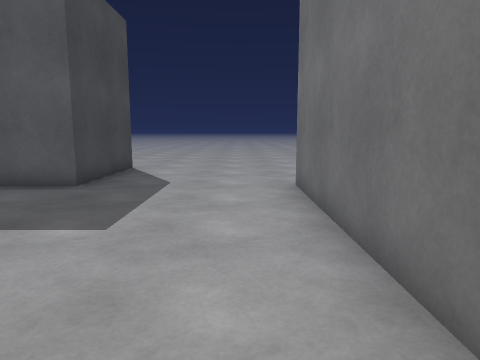
View 1 (above)

16 first-person views from a walk through a 3-D level made in the Unity game engine. The camera is 1.2 m above the floor, tilts 8° down and sees 70° across. The floor is counted in squares, 1 m on a side. Each view is taken from the middle of a square. On the plan, view 1 faces up. The plan holds only what a view shows up to about 14 squares ahead; the rest is blank. The place goes on beyond the plan. The player character is not drawn. Some surface patterns are stand-ins.

View 2
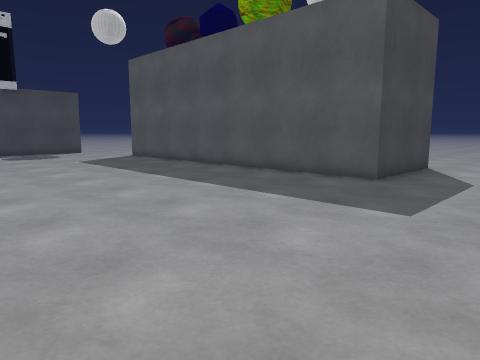

View 3
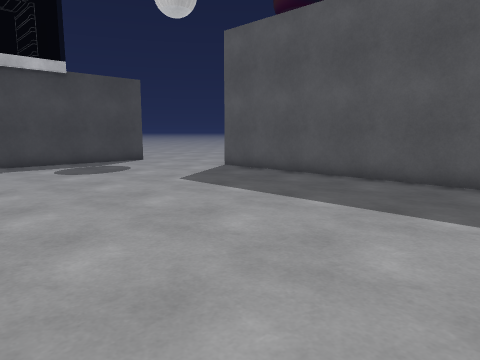

View 4
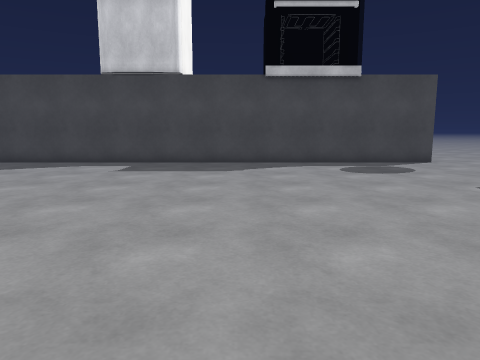

View 5
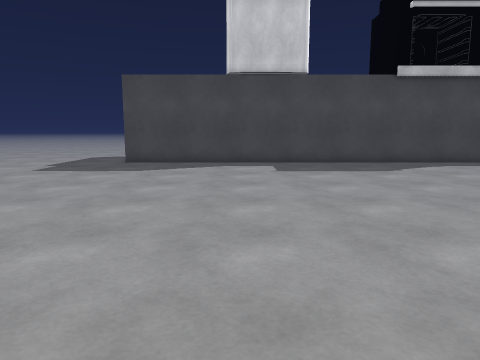

View 6
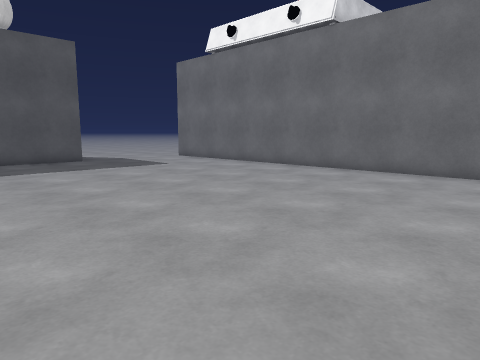

View 7
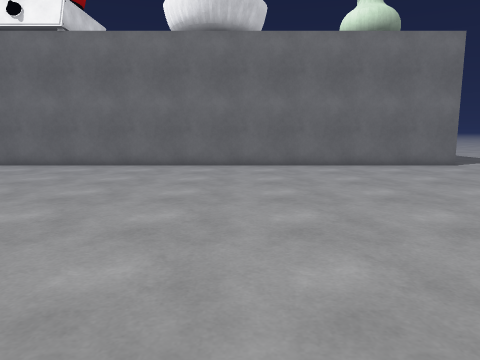

View 8
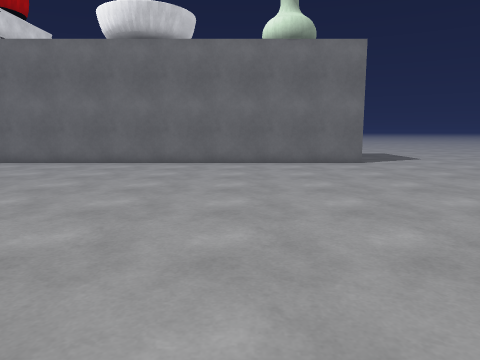

View 9
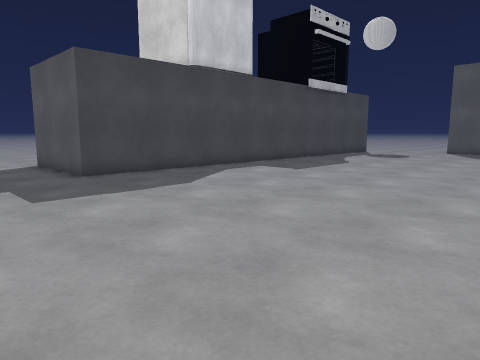

View 10
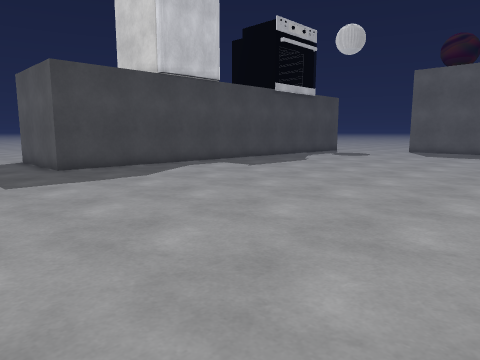

View 11
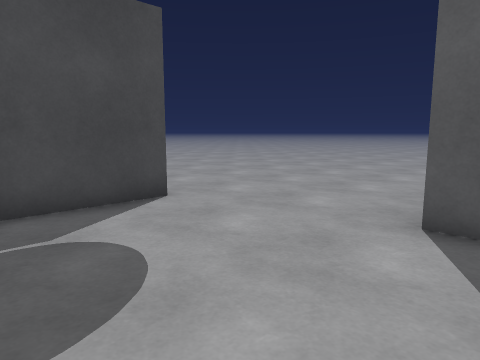

View 12
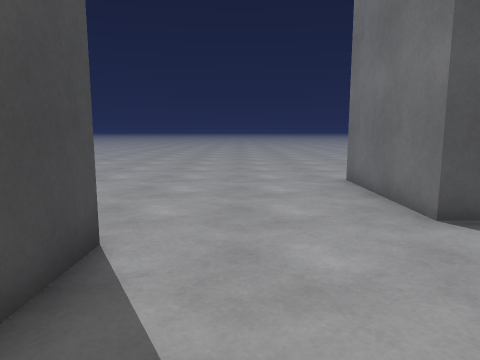

View 13
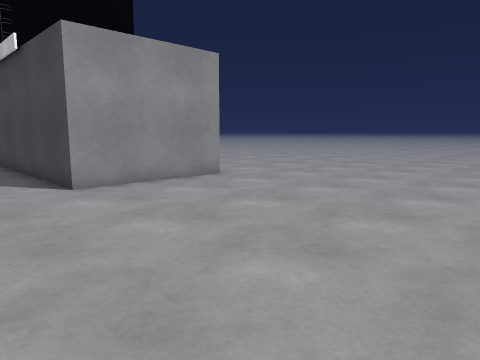

View 14
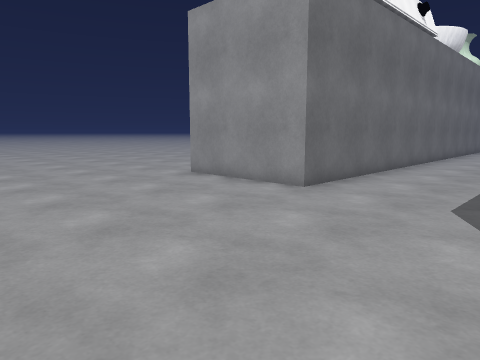

View 15
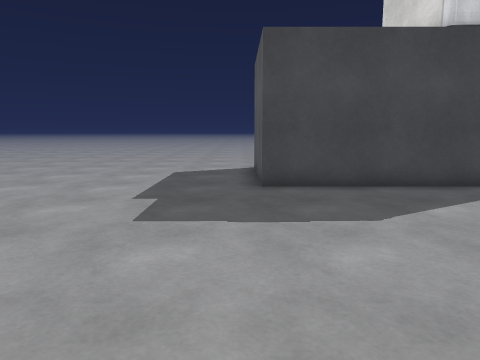

View 16
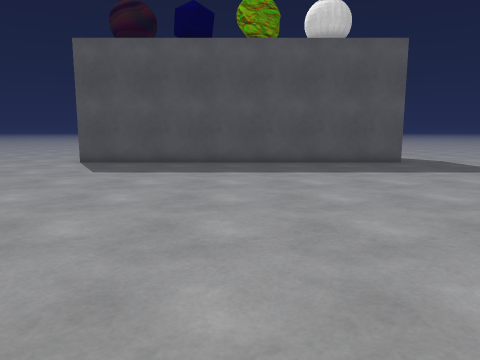

### Floor plan
Points are (right, up) in squares from view 1. A wall is a line through its corners. A room is listed if a view was taken in it or the views show most of it. See-through windows are left out.
Room 1 (views 1, 2, 3, 4, 5, 6, 7, 8, 9, 10, 11, 12, 13, 15, 16)
walls: (-3.6, 8.5) (-3.6, 7.5) (-16.3, 7.5) (-16.3, 11.6); (-23.5, 6.6) (-20.5, 6.6) (-20.5, -10.5) (-23.5, -10.5); (1.3, -14.5) (1.3, 7.7)
ways out: opening at (-16, 13) to room 2; opening at (-0.5, 9.3) to room 2
Room 2 (view 14)
walls: (1.3, 7.7) (5.4, 7.7); (-3.6, 11.6) (-3.6, 8.5)
ways out: opening at (-16, 13) to room 1; opening at (-0.5, 9.3) to room 1

Where each view was taken, in squares from view 1:
view 1: 0 up, 0 right, facing up
view 2: 1 down, 0 right, facing up-left
view 3: 1 down, 7 left, facing up-left
view 4: 1 down, 7 left, facing left
view 5: 6 down, 7 left, facing left
view 6: 7 down, 9 left, facing up-right
view 7: 7 down, 11 left, facing right
view 8: 10 down, 12 left, facing right
view 9: 14 down, 11 left, facing up-left
view 10: 14 down, 9 left, facing up-left
view 11: 3 up, 15 left, facing up-left
view 12: 3 up, 19 left, facing up
view 13: 14 up, 18 left, facing down-left
view 14: 14 up, 3 left, facing down-right
view 15: 11 down, 13 left, facing left
view 16: 6 down, 10 left, facing up
